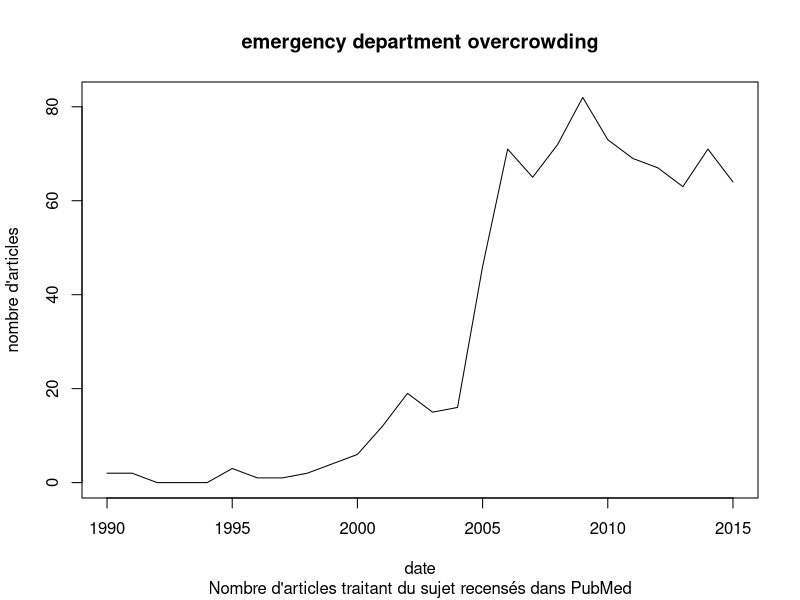

Write the R code that produced this figure.
## ---- chunk 1
date <- 1990:2015
nb.articles <- c(2,2,0,0,0,3,1,1,2,4,6,12,19,15,16,46,71,65,72,82,73,69,67,63,71,16*12/3)
overcrow <- data.frame(date, nb.articles)
plot(overcrow, type = "l", main = "emergency department overcrowding", sub = "Nombre d'articles traitant du sujet recensés dans PubMed", ylab = "nombre d'articles")
